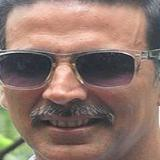
#> input picture Dataset/Akshay/Akshay Kumar_0.jpg, 160 x 160 px; its folder holds 3 pictures in this run
$ python model_facial_recog.py
#> lines starting #> are read from the running program, lines starting #| are printed output that depends on the picture
import cv2
import numpy as np
import os

face_cascade = cv2.CascadeClassifier(cv2.data.haarcascades + 'haarcascade_frontalface_default.xml')

recognizer = cv2.face.LBPHFaceRecognizer_create()

images = []
ids = []
id_counter = 0

for root, dirs, files in os.walk("Dataset"):
    for dir in dirs:
        id_counter += 1
        for file in os.listdir(os.path.join(root, dir)):
            if file.endswith("jpg") or file.endswith("png"):
                img_path = os.path.join(root, dir, file)
                img = cv2.imread(img_path)
#> img is the input picture: shape (160, 160, 3); mean B, G, R 107.7, 117.9, 142.9
                gray = cv2.cvtColor(img, cv2.COLOR_BGR2GRAY)
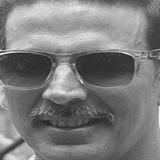
#> gray: shape (160, 160); min 26, max 250, mean 124.2
                faces = face_cascade.detectMultiScale(gray, scaleFactor=1.1, minNeighbors=5)
#> faces = ()

                for (x, y, w, h) in faces:
                    roi_gray = gray[y:y+h, x:x+w]
                    images.append(roi_gray)
                    ids.append(id_counter)
#> this loop made 0 passes
#> after the loop, ids = []; images = []
#> pass 2 of the loop `for root, dirs, files in os.walk("Dataset"):`:
#> id_counter = 2
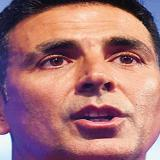
#> input picture Dataset/Akshay/Face Recognition Dataset_files/Akshay Kumar_13.jpg, 160 x 160 px
#> img is the input picture: shape (160, 160, 3); mean B, G, R 117.2, 115, 166.3
#> `gray = cv2.cvtColor(img, cv2.COLOR_BGR2GRAY)`:
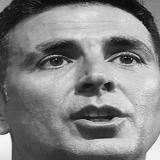
#> gray: shape (160, 160); min 3, max 254, mean 130.6

# Convert ids to numpy array
ids = np.array(ids)

# Train the model
recognizer.train(images, ids)
recognizer.save("trained_model.yml")
